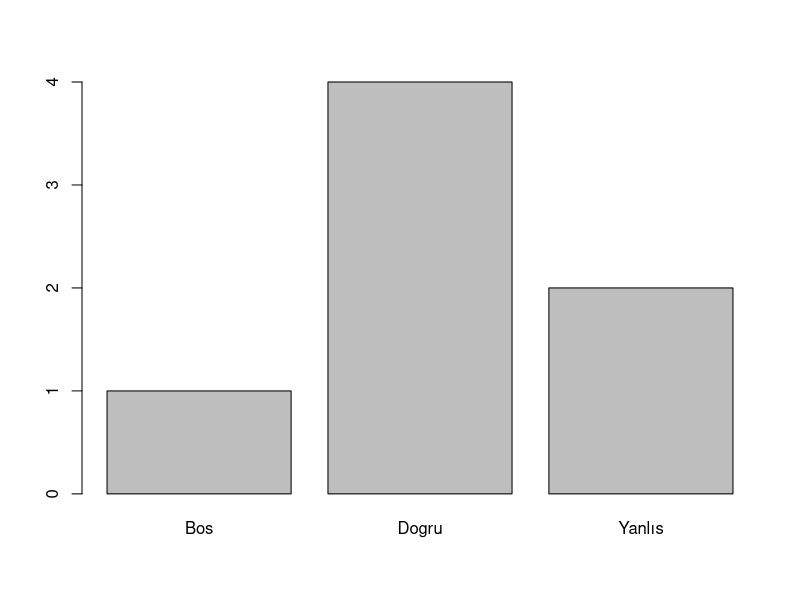

Reproduce this figure in R.
#####Faktorler
cevap=c(T,F,T,T,T,F,T)

cevap2=c("Dogru","Yanlıs","Dogru","Dogru","Bos","Yanlıs","Dogru")

cevapFactor<-factor(cevap2,levels=c("Dogru","Yanlıs","Bos"))
cevap2
cevapFactor
v1<-c(1,2,3,4,5)
summary(v1)
summary(cevap2)
summary(cevapFactor)
cevapFactor2<-factor(cevap2)
cevapFactor2

plot(cevapFactor2)#Grafik vermeye yarıyor,